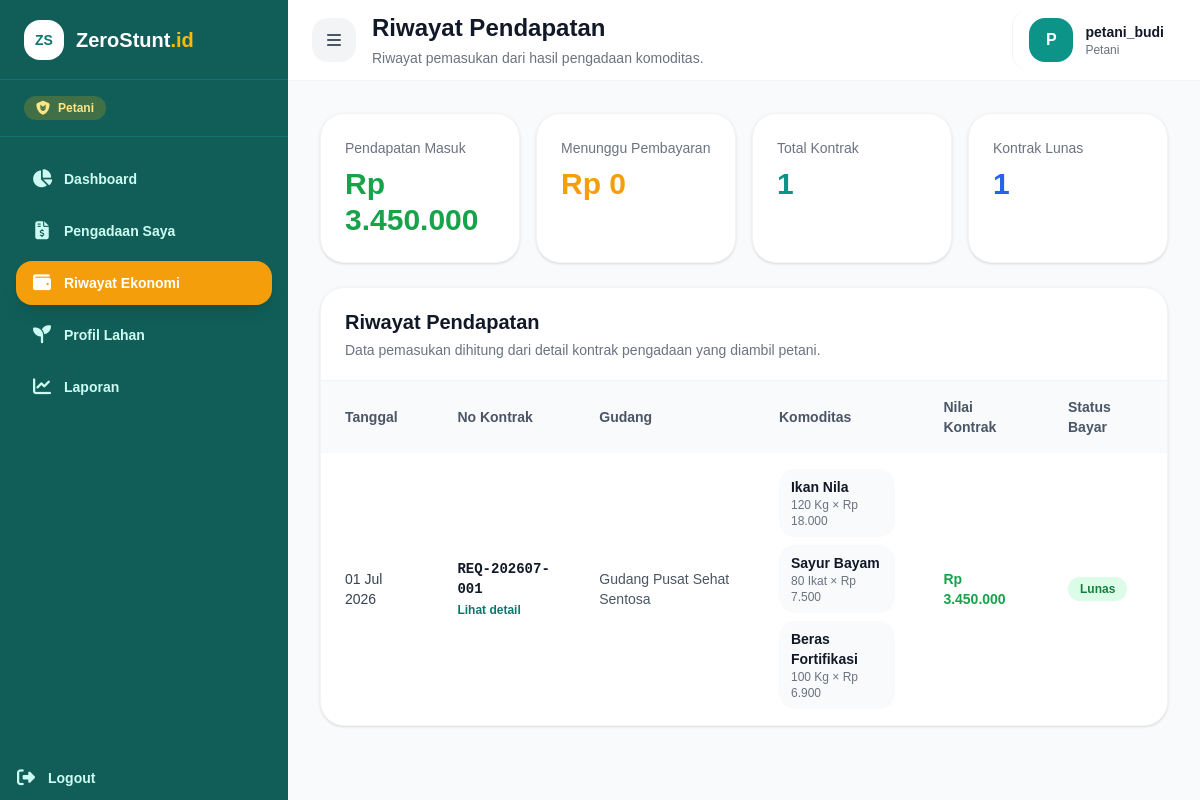
The page /master/petani/riwayat-ekonomi (signed in) on the database its author committed.
### tables this page shows
CREATE TABLE `t_pengadaan` (
  `id_pengadaan` int NOT NULL,
  `id_petani` int DEFAULT NULL,
  `id_gudang` int NOT NULL,
  `no_kontrak` varchar(30) NOT NULL,
  `tgl_pengadaan` date NOT NULL,
  `total_bayar` decimal(12,2) NOT NULL DEFAULT '0.00',
  `status_bayar` enum('Pending','Lunas') NOT NULL DEFAULT 'Pending',
  `status_kontrak` enum('Mencari Petani','Disetujui','Dibatalkan') NOT NULL DEFAULT 'Mencari Petani',
  `keterangan` text,
  `tgl_created` timestamp NULL DEFAULT CURRENT_TIMESTAMP,
  `tgl_updated` timestamp NULL DEFAULT CURRENT_TIMESTAMP ON UPDATE CURRENT_TIMESTAMP
);

CREATE TABLE `gudang` (
  `id_gudang` int NOT NULL,
  `nama_gudang` varchar(100) NOT NULL,
  `lokasi_gudang` text,
  `jenis_gudang` enum('Pusat','Posyandu') NOT NULL,
  `alamat_lengkap` text,
  `nama_pengelola` varchar(100) DEFAULT NULL,
  `tgl_created` timestamp NULL DEFAULT CURRENT_TIMESTAMP,
  `is_deleted` tinyint(1) NOT NULL DEFAULT '0'
);

### controllers/MasterController.php (called while the page is built, shortened)
<?php
class MasterController
{
    public function riwayatEkonomi()
    {
        $petaniModel = new PetaniLokal();
        $petani = $petaniModel->findByUserId($_SESSION['user_id']);
        $pengadaanModel = new Pengadaan();
        $riwayat = $pengadaanModel->getRiwayatEkonomiByPetani($petani['id_petani']);
        require '../views/master/petani/riwayat-ekonomi.php';
    }
}

### models/PetaniLokal.php (called while the page is built, shortened)
<?php
class PetaniLokal
{
    protected $db;
    public function __construct()
    {
        global $koneksi;
        $this->db = $koneksi;
    }
    public function findByUserId($idUser)
    {
        $query = "
            SELECT *
            FROM petani_lokal
            WHERE id_user = ?
              AND deleted_at IS NULL
            LIMIT 1
        ";
        $stmt = mysqli_prepare($this->db, $query);
        mysqli_stmt_bind_param($stmt, 'i', $idUser);
        mysqli_stmt_execute($stmt);
        $result = mysqli_stmt_get_result($stmt);
        $data = mysqli_fetch_assoc($result);
        return $data ?: null;
    }
}

### models/Pengadaan.php (called while the page is built, shortened)
<?php
class Pengadaan
{
    protected $db;
    public function __construct()
    {
        global $koneksi;
        $this->db = $koneksi;
    }
    public function getRiwayatEkonomiByPetani($idPetani)
    {
        $query = "
        SELECT
            p.id_pengadaan,
            p.no_kontrak,
            p.tgl_pengadaan,
            p.status_bayar,
            p.status_kontrak,
            p.keterangan,
            g.nama_gudang,
            SUM(COALESCE(NULLIF(pd.subtotal, 0), pd.jumlah * pd.harga_satuan)) AS total_nilai,
            GROUP_CONCAT(
                CONCAT(
                    k.nama_komoditas,
                    '||',
                    pd.jumlah,
                    '||',
                    COALESCE(s.singkat, 'Kg'),
                    '||',
                    pd.harga_satuan,
                    '||',
                    COALESCE(NULLIF(pd.subtotal, 0), pd.jumlah * pd.harga_satuan)
                )
                SEPARATOR ';;'
            ) AS detail_komoditas
        FROM t_pengadaan p
        JOIN t_pengadaan_detail pd
            ON p.id_pengadaan = pd.id_pengadaan
        JOIN komoditas_pangan k
            ON pd.id_komoditas = k.id_komoditas
        LEFT JOIN satuan s
            ON k.id_satuan = s.id_satuan
        LEFT JOIN gudang g
            ON p.id_gudang = g.id_gudang
        WHERE p.id_petani = ?
        GROUP BY
            p.id_pengadaan,
            p.no_kontrak,
            p.tgl_pengadaan,
            p.status_bayar,
            p.status_kontrak,
            p.keterangan,
            g.nama_gudang
        ORDER BY p.tgl_pengadaan DESC, p.id_pengadaan DESC
    ";
        $stmt = mysqli_prepare($this->db, $query);
        mysqli_stmt_bind_param($stmt, 'i', $idPetani);
        mysqli_stmt_execute($stmt);
        $result = mysqli_stmt_get_result($stmt);
        $data = mysqli_fetch_all($result, MYSQLI_ASSOC);
        return $data;
    }
}

### views/master/petani/riwayat-ekonomi.php (the view, shortened to what this page needs)
<?php
$riwayat = $riwayat ?? [];
$formatRupiah = function ($value) {
    return 'Rp ' . number_format((float) $value, 0, ',', '.');
};
$totalPendapatan = 0;
$totalPending = 0;
$totalTransaksi = count($riwayat);
$totalLunas = 0;
foreach ($riwayat as $item) {
    $nilai = (float) ($item['total_nilai'] ?? 0);
    if (($item['status_bayar'] ?? '') === 'Lunas') {
        $totalPendapatan += $nilai;
        $totalLunas++;
    } else {
        $totalPending += $nilai;
    }
}
?>
<div class="space-y-6">
    <div class="grid md:grid-cols-4 gap-4">
        <div class="bg-white rounded-3xl p-6 border border-gray-100 shadow-sm">
            <p class="text-sm text-gray-500">Pendapatan Masuk</p>
            <h2 class="text-3xl font-extrabold text-green-600 mt-2">
                <?= $formatRupiah($totalPendapatan); ?>
            </h2>
        </div>
        <div class="bg-white rounded-3xl p-6 border border-gray-100 shadow-sm">
            <p class="text-sm text-gray-500">Menunggu Pembayaran</p>
            <h2 class="text-3xl font-extrabold text-amber-500 mt-2">
                <?= $formatRupiah($totalPending); ?>
            </h2>
        </div>
        <div class="bg-white rounded-3xl p-6 border border-gray-100 shadow-sm">
            <p class="text-sm text-gray-500">Total Kontrak</p>
            <h2 class="text-3xl font-extrabold text-teal-600 mt-2">
                <?= $totalTransaksi; ?>
            </h2>
        </div>
        <div class="bg-white rounded-3xl p-6 border border-gray-100 shadow-sm">
            <p class="text-sm text-gray-500">Kontrak Lunas</p>
            <h2 class="text-3xl font-extrabold text-blue-600 mt-2">
                <?= $totalLunas; ?>
            </h2>
        </div>
    </div>
    <div class="bg-white rounded-3xl border border-gray-100 shadow-sm overflow-hidden">
        <div class="px-6 py-5 border-b border-gray-100">
            <h2 class="text-xl font-extrabold text-gray-900">
                Riwayat Pendapatan
            </h2>
            <p class="text-sm text-gray-500 mt-1">
                Data pemasukan dihitung dari detail kontrak pengadaan yang diambil petani.
            </p>
        </div>
        <div class="overflow-x-auto">
            <table class="w-full text-sm">
                <thead class="bg-gray-50">
                    <tr>
                        <th class="px-6 py-4 text-left font-bold text-gray-600">Tanggal</th>
                        <th class="px-6 py-4 text-left font-bold text-gray-600">No Kontrak</th>
                        <th class="px-6 py-4 text-left font-bold text-gray-600">Gudang</th>
                        <th class="px-6 py-4 text-left font-bold text-gray-600">Komoditas</th>
                        <th class="px-6 py-4 text-left font-bold text-gray-600">Nilai Kontrak</th>
                        <th class="px-6 py-4 text-left font-bold text-gray-600">Status Bayar</th>
                    </tr>
                </thead>
                <tbody class="divide-y divide-gray-100">
                    <?php foreach ($riwayat as $item): ?>
                        <?php
                        $details = [];
                        if (!empty($item['detail_komoditas'])) {
                            $rows = explode(';;', $item['detail_komoditas']);
                            foreach ($rows as $row) {
                                $parts = explode('||', $row);
                                $details[] = [
                                    'nama' => $parts[0] ?? '-',
                                    'jumlah' => (float) ($parts[1] ?? 0),
                                    'satuan' => $parts[2] ?? '-',
                                    'harga' => (float) ($parts[3] ?? 0),
                                    'subtotal' => (float) ($parts[4] ?? 0),
                                ];
                            }
                        }
                        $isLunas = ($item['status_bayar'] ?? '') === 'Lunas';
                        ?>
                        <tr class="hover:bg-gray-50 transition">
                            <td class="px-6 py-4 text-gray-700">
                                <?= date('d M Y', strtotime($item['tgl_pengadaan'])); ?>
                            </td>
                            <td class="px-6 py-4">
                                <p class="font-mono font-bold text-gray-900">
                                    <?= htmlspecialchars($item['no_kontrak'] ?? '-'); ?>
                                </p>
                                <a href="/transaksi/pengadaan/detail?id=<?= (int) $item['id_pengadaan']; ?>"
                                    class="text-xs font-bold text-teal-700 hover:text-teal-800">
                                    Lihat detail
                                </a>
                            </td>
                            <td class="px-6 py-4 text-gray-600">
                                <?= htmlspecialchars($item['nama_gudang'] ?? '-'); ?>
                            </td>
                            <td class="px-6 py-4">
                                <div class="space-y-2">
                                    <?php foreach ($details as $detail): ?>
                                        <div class="rounded-xl bg-gray-50 px-3 py-2">
                                            <p class="font-bold text-gray-900">
                                                <?= htmlspecialchars($detail['nama']); ?>
                                            </p>
                                            <p class="text-xs text-gray-500">
                                                <?= number_format($detail['jumlah'], 0, ',', '.'); ?>
                                                <?= htmlspecialchars($detail['satuan']); ?>
                                                ×
                                                <?= $formatRupiah($detail['harga']); ?>
                                            </p>
                                        </div>
                                    <?php endforeach; ?>
                                </div>
                            </td>
                            <td class="px-6 py-4 font-extrabold <?= $isLunas ? 'text-green-600' : 'text-amber-600'; ?>">
                                <?= $formatRupiah($item['total_nilai'] ?? 0); ?>
                            </td>
                            <td class="px-6 py-4">
                                <span class="inline-flex px-3 py-1 rounded-full text-xs font-bold <?= $isLunas ? 'bg-green-100 text-green-700' : 'bg-amber-100 text-amber-700'; ?>">
                                    <?= htmlspecialchars($item['status_bayar'] ?? '-'); ?>
                                </span>
                            </td>
                        </tr>
                    <?php endforeach; ?>
                </tbody>
            </table>
        </div>
    </div>
</div>
<?php
require '../views/layouts/dashboard.php';
?>

### rows shown on the page
t_pengadaan: tgl_pengadaan "01 Jul 2026", no_kontrak "REQ-202607-001", id_gudang.nama_gudang "Gudang Pusat Sehat Sentosa", nama "Ikan Nila", jumlah "120", satuan "Kg", harga "Rp 18.000", nama "Sayur Bayam", jumlah "80", satuan "Ikat", harga "Rp 7.500", nama "Beras Fortifikasi", jumlah "100", harga "Rp 6.900", total_nilai "Rp 3.450.000", status_bayar "Lunas"

### other values the page prints
$role "Petani"
$menu['label'] "Dashboard"
$menu['label'] "Pengadaan Saya"
$menu['label'] "Riwayat Ekonomi"
$menu['label'] "Profil Lahan"
$menu['label'] "Laporan"
$pageTitle "Riwayat Pendapatan"
$pageSubtitle "Riwayat pemasukan dari hasil pengadaan komoditas."
$initial "P"
$username "petani_budi"
$formatRupiah($totalPendapatan) "Rp 3.450.000"
$formatRupiah($totalPending) "Rp 0"
$totalTransaksi "1"
$totalLunas "1"
